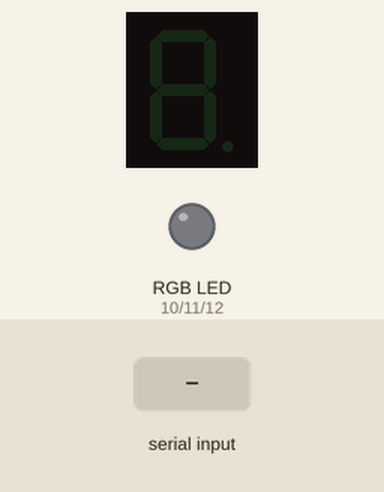
The sketch below on a simulated Arduino Uno, built with avr-gcc and run on an emulated ATmega328P. Shown: 1-digit seven-segment display, an RGB LED mixed from three pins (HIGH = lit). Inputs (shaded band) come from the test bench. Dim RGB values are drawn brighter than linear.

Above: at 1.2 s.
1.3 s: "RGB1:255,0,0\n" received over Serial
At 1.8 s:
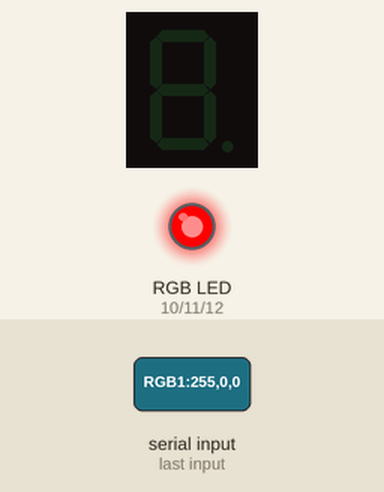
2.9 s: "RGB1:90\n" received over Serial
At 4.2 s:
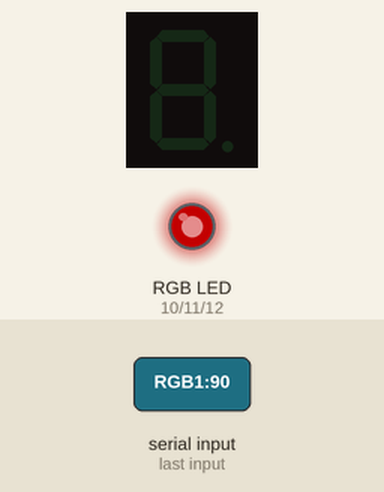
4.5 s: "RGB1:,45\n" received over Serial
At 5.6 s:
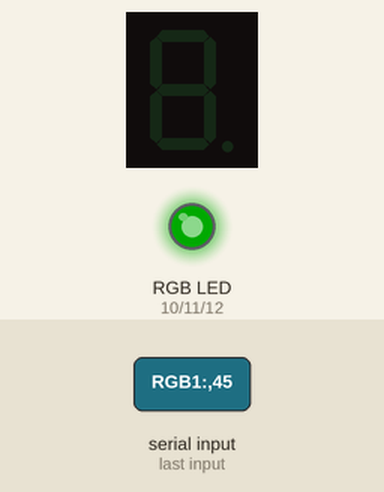
6.0 s: "RGB1:255,0,0\n" received over Serial
At 6.9 s:
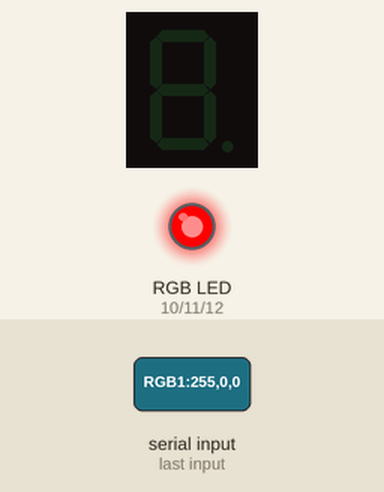
Timing chart, 0 to 8.5 s (numbered marks = the images above; inputs shaded):
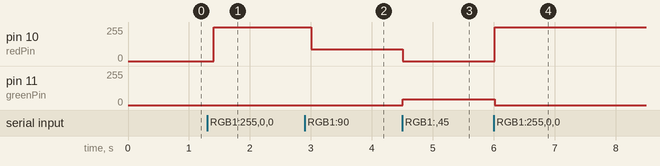

Measured:
- after the input at 1.3 s, pin 10 (redPin): 0/255 → 255/255 after 0.10 s
- after the input at 2.9 s, pin 10 (redPin): 255/255 → 90/255 after 0.11 s
- after the input at 4.5 s, pin 10 (redPin): 90/255 → 0/255 at once; pin 11 (greenPin): 0/255 → 45/255 at once
- after the input at 6.0 s, pin 10 (redPin): 0/255 → 255/255 at once; pin 11 (greenPin): 45/255 → 0/255 at once

The sketch:

ArduinoStormworks_1segment_rgb.ino
```cpp
#include <Wire.h>
#include "SevSeg.h"

// Settings for 1-digit segment display
SevSeg sevseg;

// Settings for RGB LED
int redPin = 10;
int greenPin = 11;
int bluePin = 12;

// Variables for storing states
String command = "";
bool newCommand = false;

void setup() {
  Serial.begin(9600);

  // Settings for segment display
  byte numDigits = 1;
  byte digitPins[] = {};
  byte segmentPins[] = {6, 5, 2, 3, 4, 7, 8, 9}; // Update your pins to the ones you use.

  bool resistorsOnSegments = true;
  byte hardwareConfig = COMMON_CATHODE;
  sevseg.begin(hardwareConfig, numDigits, digitPins, segmentPins, resistorsOnSegments);
  sevseg.setBrightness(90);

  // Settings for RGB LED
  pinMode(redPin, OUTPUT);
  pinMode(greenPin, OUTPUT);
  pinMode(bluePin, OUTPUT);
}

void loop() {
  // Reading data from a serial port
  while (Serial.available() > 0) {
    char inChar = (char)Serial.read();
    if (inChar == '\n') {
      newCommand = true;
      break;
    } else {
      command += inChar;
    }
  }

  if (newCommand) {
    processCommand(command);
    command = "";
    newCommand = false;
  }

  sevseg.refreshDisplay();
  delay(100);
}

void processCommand(String command) {
  // Example command: "1SEGMENT1:1" or "RGB1:255,0,0"
  if (command.startsWith("1SEGMENT1:")) {
    int number = command.substring(10).toInt();
    sevseg.setNumber(number);
  } else if (command.startsWith("RGB1:")) {
    if (command.substring(5).equals("OFF")) {
      setRGB(0, 0, 0);
    } else {
      int commaIndex1 = command.indexOf(',');
      int commaIndex2 = command.indexOf(',', commaIndex1 + 1);
      int red = command.substring(5, commaIndex1).toInt();
      int green = command.substring(commaIndex1 + 1, commaIndex2).toInt();
      int blue = command.substring(commaIndex2 + 1).toInt();
      setRGB(red, green, blue);
    }
  }
}

void setRGB(int red, int green, int blue) {
  analogWrite(redPin, red);
  analogWrite(greenPin, green);
  analogWrite(bluePin, blue);
}
```
